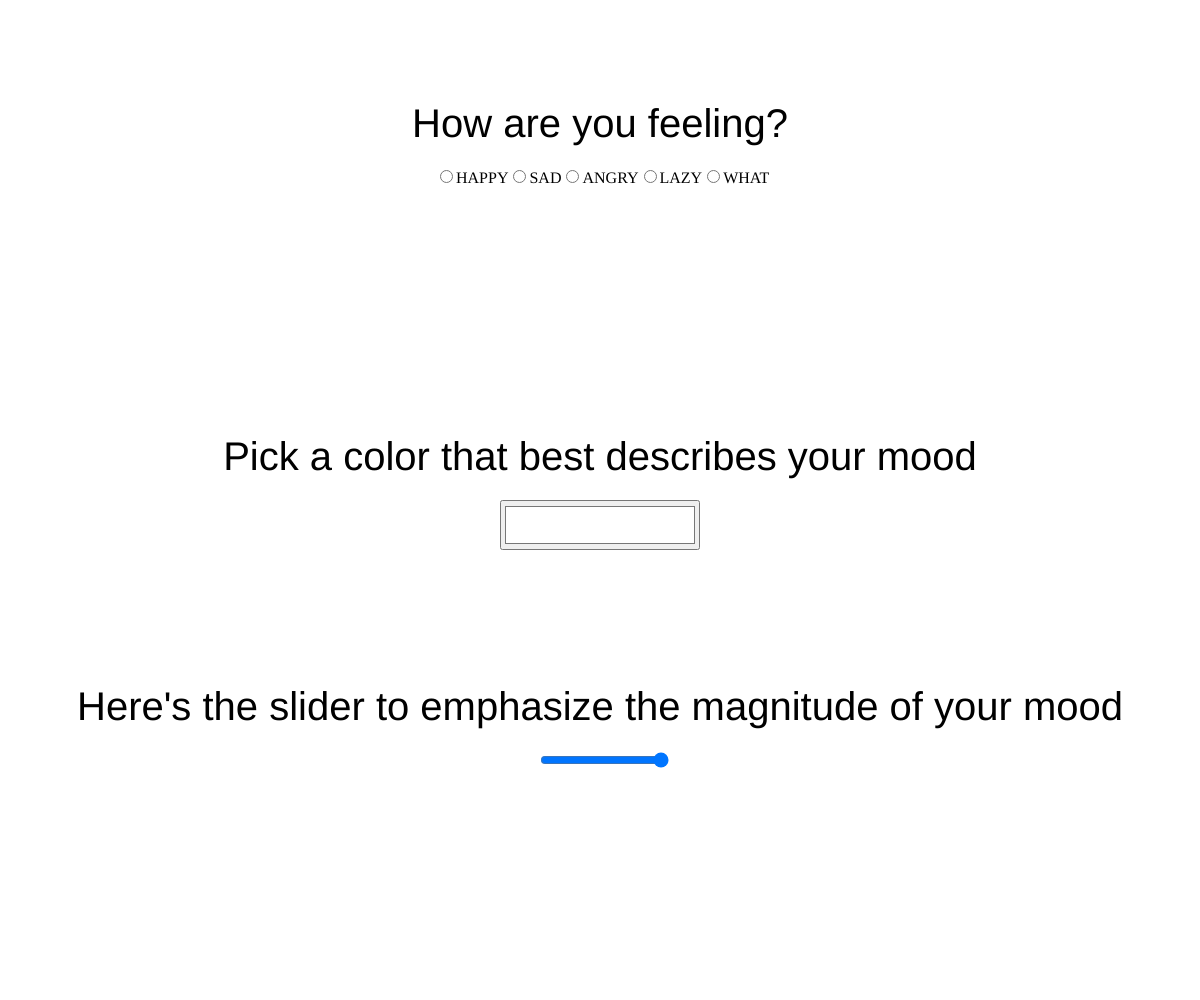
Frame 1 (no input)
Frame 60 (no input): identical to frame 1, image omitted
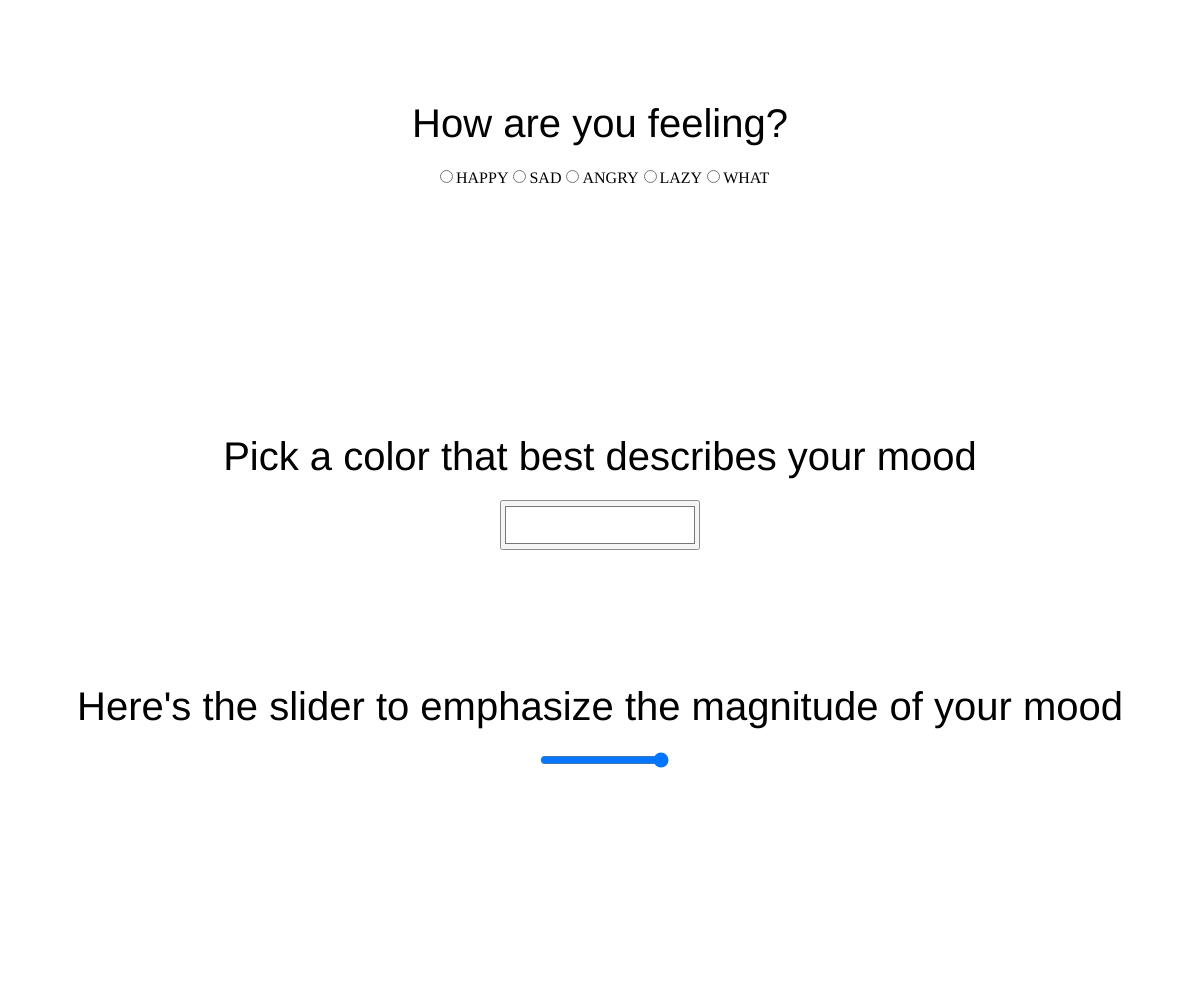
Frame 120 (the mouse pressed at the canvas centre since frame 60)

The p5.js sketch that drew these frames (run headless with seeded random() and noise() and a simulated clock; from frame 60 on, the mouse is pressed at the canvas centre):

// p5.js sketch
// ── sketch.js
let colorPicker;
let slider;
let radio;
let radioVal;
let slideVal;

function setup() {
  createCanvas(windowWidth, windowHeight);
    
    radio = createRadio();
    radio.option('HAPPY');
    radio.option('SAD');
    radio.option('ANGRY');
    radio.option('LAZY');
    radio.option('WHAT');
    radio.position(windowWidth/2-165, windowHeight/6);
    textAlign(CENTER);
    
    colorPicker = createColorPicker("#FFFFFF");
    colorPicker.position(windowWidth/2-100, windowHeight/2);
    colorPicker.size(200, 50);
    
    slider = createSlider(0, 75, 75);
    slider.position(windowWidth/2-62.5, windowHeight*.75);
    
}

function draw() {
background(colorPicker.color());
angleMode(DEGREES);
    
    let radioVal = radio.value();
    let slideVal = slider.value();
    
    textSize(40);
    text("How are you feeling?", windowWidth/2, windowHeight/6 - 30);
    text("Pick a color that best describes your mood", windowWidth/2, windowHeight/2-30);
    text("Here's the slider to emphasize the magnitude of your mood", windowWidth/2, windowHeight*.75-30);
    
    push();
    
    translate(windowWidth/2, windowHeight/3-20);
    textSize(slideVal);
    if (radioVal === 'HAPPY'){
        
        push();
        translate(-15, 0);
        rotate(90);
        text(":)", 0, 0);
        pop();
        
        
    } else if (radioVal === 'SAD'){
        
        push();
        translate(-15, 0);
        rotate(90);
        text(":(", 0, 0);
        pop();
        
    } else if (radioVal === 'ANGRY') {
        
        push();
        translate(-15, 0);
        rotate(90);
        text(">:(", 0, 0);
        pop();
        
    } else if (radioVal === 'LAZY') {
        
        push();
        translate(-15, 0);
        rotate(90);
        text(":P", 0, 0);
        pop();  
        
    } else if (radioVal === 'WHAT'){
        
        push();
        translate(30, 0);
        rotate(270);
        text("D:", 0, 0);
        pop();
        
    }
    pop();
    
}

function windowResized() {
    resizeCanvas(windowWidth, windowHeight);
    radio.position(windowWidth/2-100, windowHeight/6);
    colorPicker.position(windowWidth/2-100, windowHeight/2);
    slider.position(windowWidth/2-62.5, windowHeight*.75);
}
